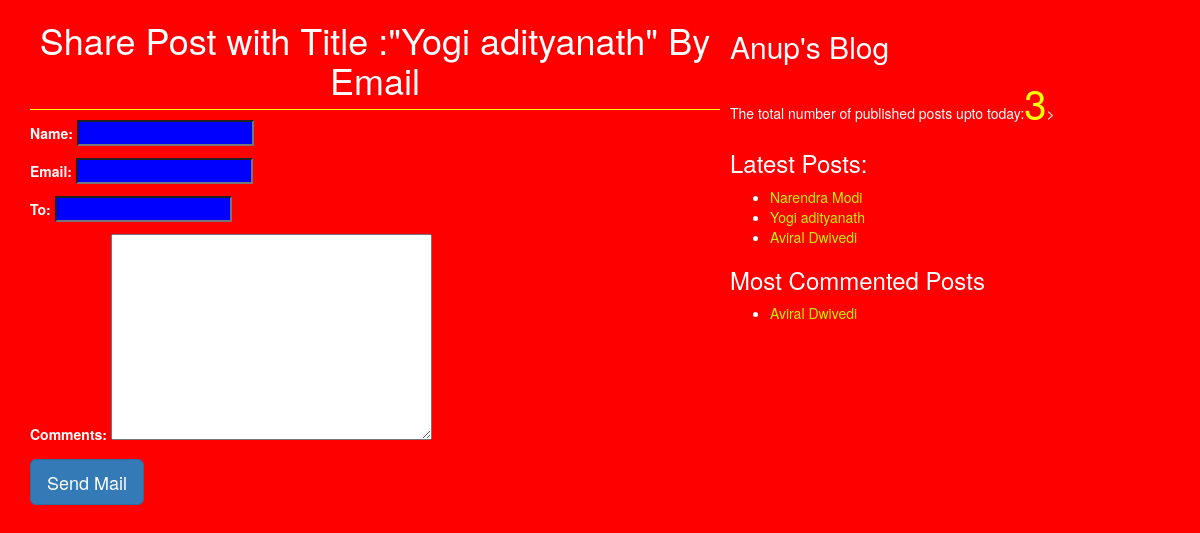
The page /2/share on the database its author committed.
### blog/models.py (models this page shows, shortened)
class Post(models.Model):
    STATUS_CHOICES=(('draft','Draft'),('published','Published'))
    title=models.CharField(max_length=264)
    slug=models.SlugField(max_length=264,unique_for_date='publish')
    author=models.ForeignKey(User,related_name='blog_posts',on_delete=models.CASCADE)
    body=models.TextField()
    publish=models.DateTimeField(default=timezone.now)
    created=models.DateTimeField(auto_now_add=True)
    updated=models.DateTimeField(auto_now=True)
    status=models.CharField(max_length=10,choices=STATUS_CHOICES,default='draft')
    objects=CustomManager()
    tags=TaggableManager()
    class Meta:
        ordering=('-publish',)
    def get_absolute_url(self):
        return reverse ('post_detail',args=[self.publish.year,self.publish.strftime('%m'),self.publish.strftime('%d'),self.slug])

### blog/views.py (the view)
# urls.py: path('<int:id>/share',views.mail_send_view,name='mail_send_view'),
def mail_send_view(request,id):
    post=get_object_or_404(Post,id=id,status='published')
    sent=False
    if request.method=='POST':
        form=EmailSendForm(request.POST)
        if form.is_valid():
            cd=form.cleaned_data
            subject='{}({}) recommends you to read"{}"'.format(cd['name'],cd['email'],post.title)
            post_url=request.build_absolute_uri(post.get_absolute_url())
            message='Read Post At:\n {}\n\n{}\'s Comments:\n{}'.format('post_url',cd['name'],cd['comments'])
            send_mail('subject','message','anupme0018@gmail.com',[cd['to']])
            sent=True
    else:
        form=EmailSendForm()
    return render(request,'blog/sharebymail.html',{'form':form,'post':post,'sent':sent})

### blog/forms.py
class EmailSendForm(forms.Form):
    name=forms.CharField()
    email=forms.EmailField()
    to=forms.EmailField()
    comments=forms.CharField(required=False,widget=forms.Textarea)

### blog/models.py (called while the page is built)
    def get_queryset(self):
        return super().get_queryset().filter(status='published')

### blog/templatetags/blog_tags.py (called while the page is built)
@register.simple_tag(name='my_tag')
def total_posts():
    return Post.objects.count()

@register.inclusion_tag('blog/latest_posts123.html')
def show_latest_posts():
    latest_posts=Post.objects.order_by('publish')[:7]
    return {'latest_posts':latest_posts}

@register.simple_tag()
def get_most_commented_posts(count=1):
    return Post.objects.annotate(total_comments=Count('comments')).order_by('total_comments')[:count]

### templates/blog/sharebymail.html (shortened to what this page needs)
<!DOCTYPE html>
{%extends 'blog/base.html' %}
{%block content%}
{%if sent%}
<h1>Email Successfully sent!!</h1>
<h2>Post with title:{{post.title}}information shared by email</h2>
{%else%}
<h1>Share Post with Title :"{{post.title}}" By Email</h1>
<form method="POST">
    {{form.as_p}}
    <input type="submit" class="btn btn-primary btn-lg" value="Send Mail">
</form>
{%endif%}
{%endblock%}

### templates/blog/base.html (shortened to what this page needs)
<!DOCTYPE html>
{% load blog_tags %}
{% load static %}
<html lang="en
<meta charset="UTF-8">
  <link rel="stylesheet" href="https://maxcdn.bootstrapcdn.com/bootstrap/3.3.7/css/bootstrap.min.css">
  <link rel="stylesheet"  href="{% static 'css/blog1.css' %}">
</head>
<body>
<div class="content">
    {%block content%} {%endblock%}
</div>
<div class="sidebar">
    <h2>Anup's Blog</h2>
    <p>The total number of published posts upto today:<span id="pcount">{% my_tag %}</span>></p>
    <h3>Latest Posts:</h3>{%show_latest_posts%}
    <h3>Most Commented Posts</h3>
    {%get_most_commented_posts as most_commented_posts%}
    <ul>
        {%for post in most_commented_posts%}
        <li><a href="{{post.get_absolute_url}}">{{post.title}}</a></li>
        {%endfor%}
    </ul>
</div>
</body>
</html>

### templates/blog/latest_posts123.html
<ul>
    {% for post in latest_posts %}
    <li><a href="{{post.get_absolute_url}}">{{post.title}}</a></li>
    {%endfor%}
</ul>

### static/css/blog1.css (style rules this page uses)
.content { width:60%; float:left; padding:0 0 0 30px; background:red; height:100% }
.sidebar { width:40%; float:right; padding:10px; background:red; height:100% }
h1 { text-align:center; border-bottom:1px solid yellow; padding-bottom:10px; }
body { color:white; background: red; }
a { color: #bff207; }
input { background:blue; color:white; }
#pcount { font-size:40px; color:yellow; font weight:bold; }

### rows shown on the page
Post: title "Yogi adityanath"
Post: title "Narendra Modi"
Post: title "Aviral Dwivedi"
